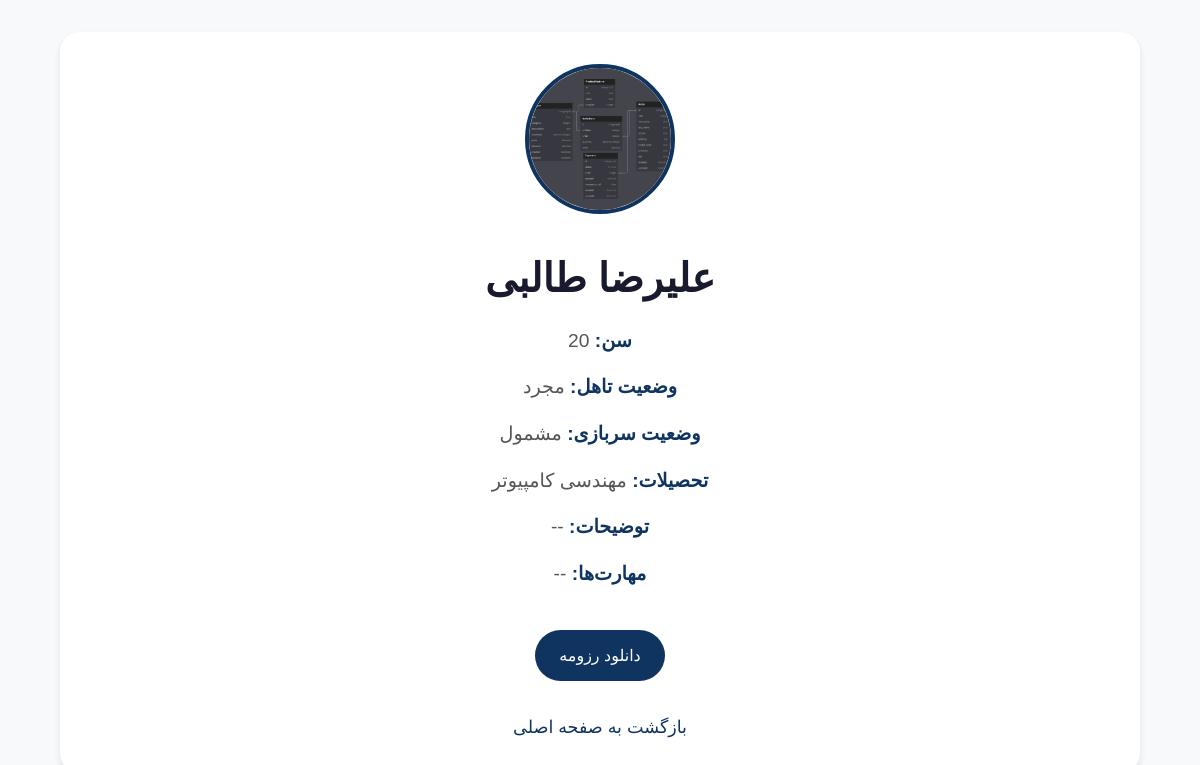
The page /home/member/2 on the database its author committed.
### home/models.py (models this page shows, shortened)
class Member(models.Model):
    image = models.ImageField()
    first_name = models.CharField(max_length=225)
    last_name = models.CharField(max_length=225)
    age = models.PositiveIntegerField()
    marital_status = models.CharField(max_length=225)
    education = models.CharField(max_length=225)
    residence = models.CharField(max_length=225)
    military_status = models.CharField(max_length=225)
    description = models.TextField()
    skills = models.TextField()
    resume = models.FileField(upload_to="resumes/")
    created = models.DateTimeField(auto_now_add=True)
    updated = models.DateTimeField(auto_now=True)

### home/views.py (the view)
# urls.py: path("home/member/<pk>", views.MemberDetail.as_view(), name="member-detail"),
class MemberDetail(generic.DeleteView):
    model = Member
    context_object_name = "member"
    template_name = "detail/member_detail.html"

### templates/detail/member_detail.html (shortened to what this page needs)
{% load static %}
<!DOCTYPE html>
<html lang="fa" dir="rtl">
<head>
</head>
<body>
    <div class="container">
        <div class="member-details">
            <img src="{{ member.image.url }}" alt="{{ member.first_name }} {{ member.last_name }}" class="member-image">
            <div class="member-info">
                <h1>{{ member.first_name }} {{ member.last_name }}</h1>
                <p><strong>سن:</strong> {{ member.age }}</p>
                <p><strong>وضعیت تاهل:</strong> {{ member.marital_status }}</p>
                <p><strong>وضعیت سربازی:</strong> {{ member.military_status }}</p>
                <p><strong>تحصیلات:</strong> {{ member.education }}</p>
                <p><strong>توضیحات:</strong> {{ member.description }}</p>
                <p><strong>مهارت‌ها:</strong> {{ member.skills }}</p>
                <a href="{{ member.resume.url }}" class="resume-link" download>دانلود رزومه</a>
            </div>
            <a href="{% url 'home:index' %}" class="back-button">بازگشت به صفحه اصلی</a>
        </div>
    </div>
</body>
</html>

### templates/detail/member_detail.html (style rules this page uses)
* { margin: 0; padding: 0; box-sizing: border-box; }
body { font-family: 'Vazir', Tahoma, Geneva, Verdana, sans-serif; line-height: 1.6; background-color: #f8f9fa; color: #333; direction: rtl; }
.container { width: 90%; max-width: 1200px; margin: 0 auto; padding: 2rem 0; }
.member-details { background-color: #fff; padding: 2rem; border-radius: 20px; box-shadow: 0 4px 6px rgba(0, 0, 0, 0.1); text-align: center; }
.member-image { width: 150px; height: 150px; border-radius: 50%; object-fit: cover; margin-bottom: 1.5rem; border: 4px solid #0f3460; }
.member-info h1 { font-size: 2.5rem; margin-bottom: 1rem; color: #1a1a2e; }
.member-info p { font-size: 1.2rem; color: #555; margin-bottom: 1rem; }
.member-info p strong { color: #0f3460; }
.resume-link { display: inline-block; background-color: #0f3460; color: #fff; padding: 0.8rem 1.5rem; text-decoration: none; border-radius: 30px; margin-top: 1.5rem; transition: background-color 0.3s ease, transform 0.3s ease; }
.back-button { display: inline-block; margin-top: 2rem; color: #0f3460; text-decoration: none; font-size: 1.1rem; transition: color 0.3s ease; }

### rows shown on the page
Member: image (picture), first_name "علیرضا", last_name "طالبی", age "20", marital_status "مجرد", military_status "مشمول", education "مهندسی کامپیوتر", description "--", skills "--"
